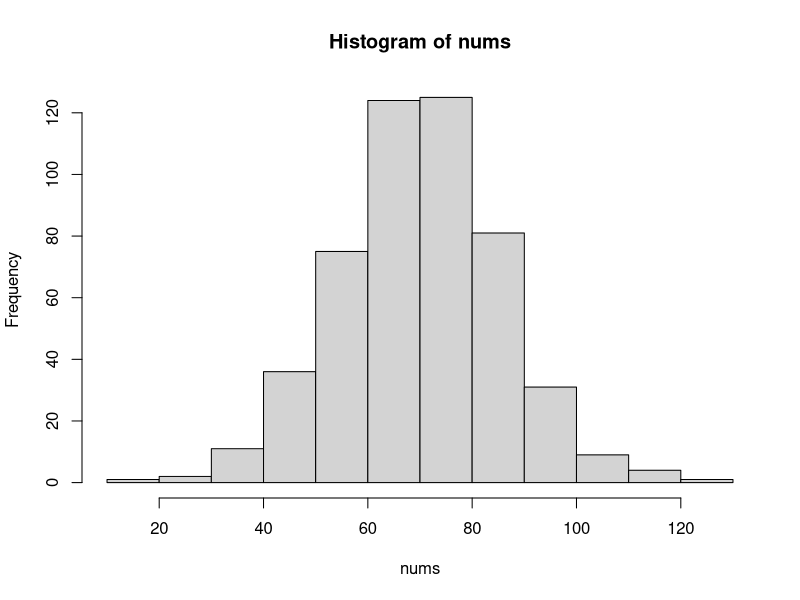
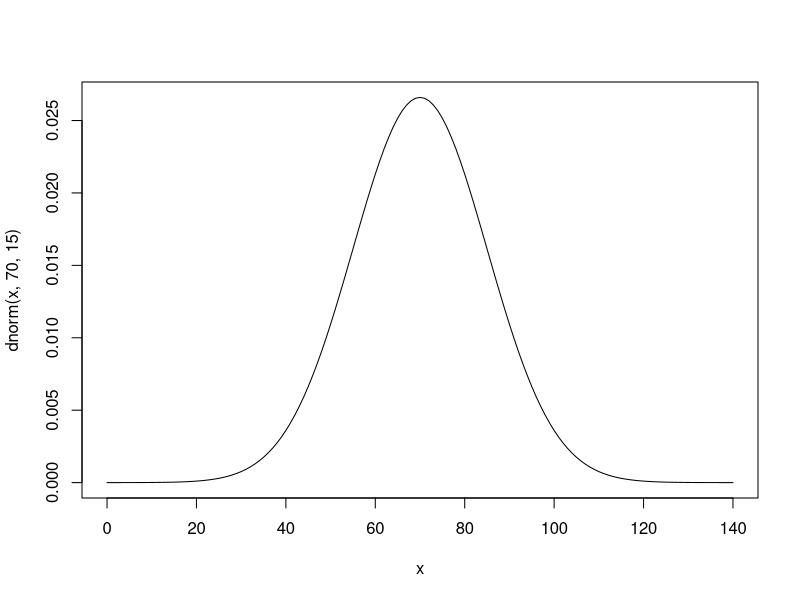
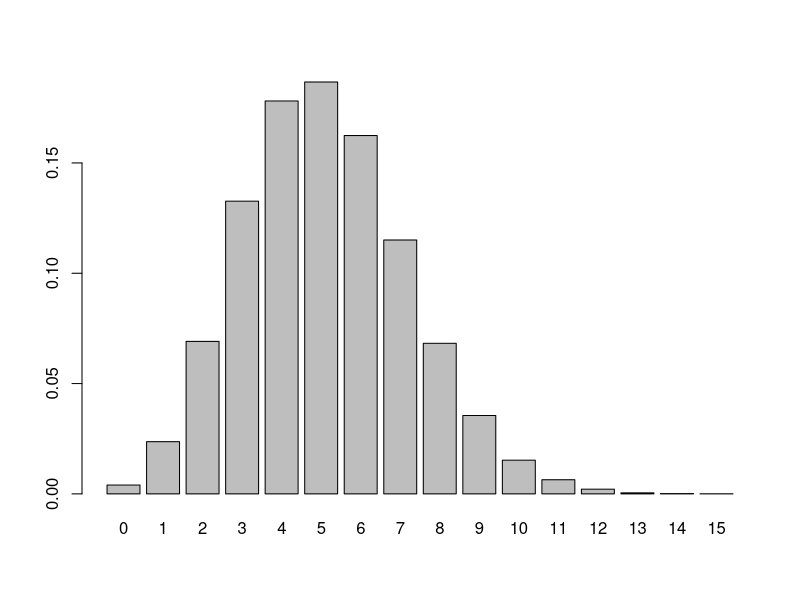
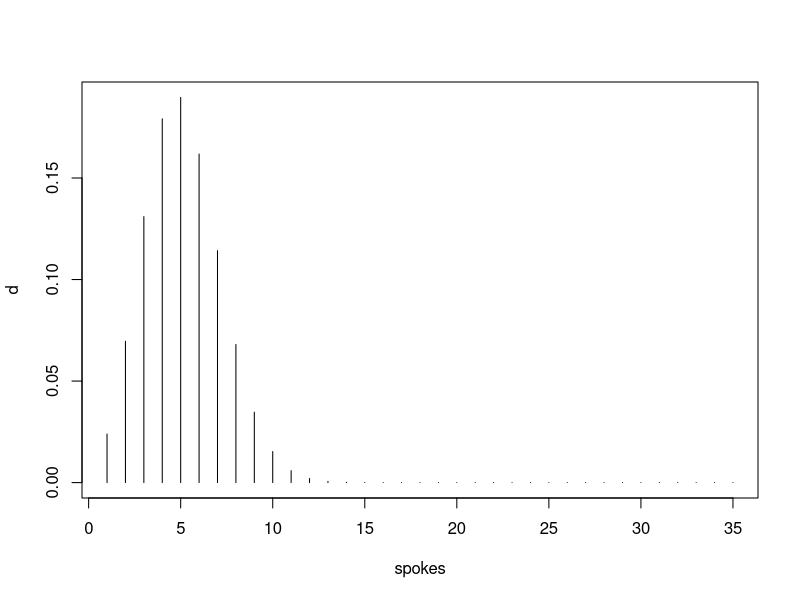
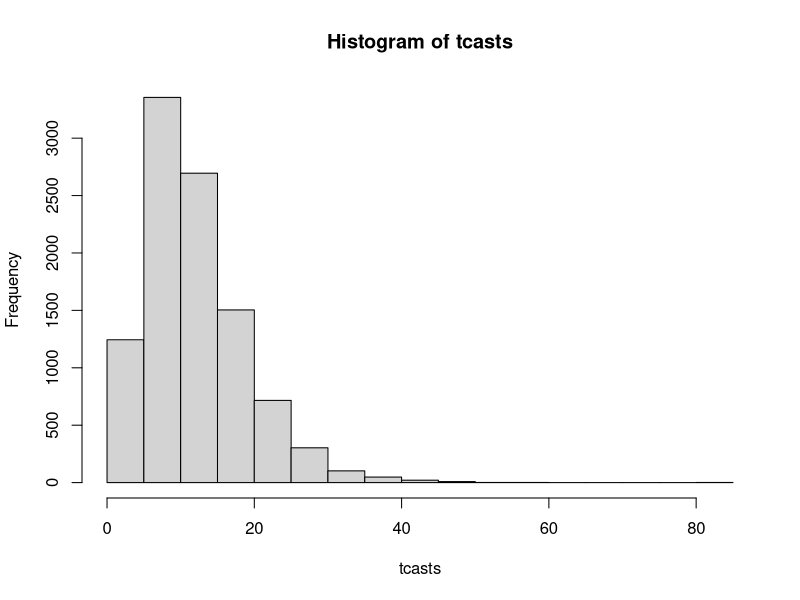
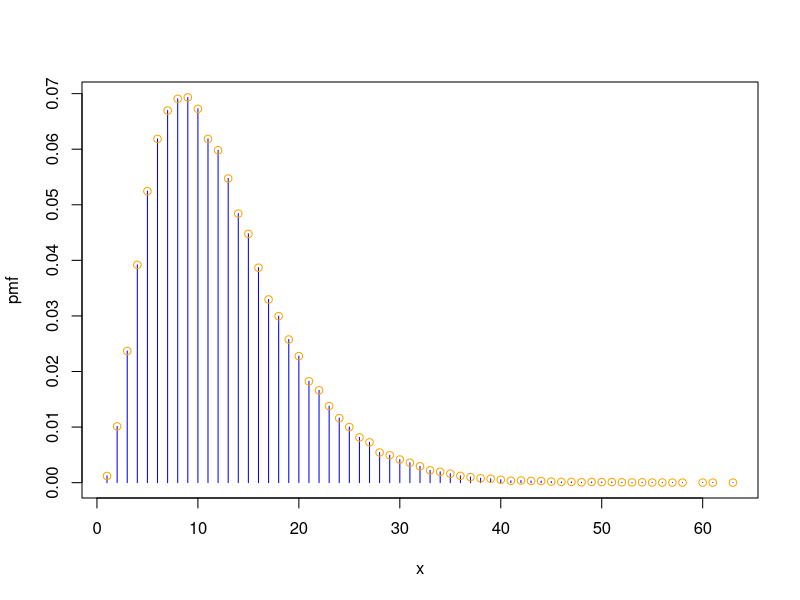

Here is the R script that generated these plots, in order:
############################
# Name: Aiden Metz         #
# STAT 331: Handout 8      #
############################

nums <- rnorm(500, 70, 15)
hist(nums)
summary(nums)
nums[which(nums<0)]<- 0
summary(nums)

x<-0:140
plot(x, dnorm(x, 70, 15), type="l")
pnorm(100, 70, 15)-pnorm(60, 70, 15)
mean(nums<100 & nums>60)

bnorm<- function(l, u, m=0, sd=1){
  pnorm(u, m, sd)-pnorm(l, m, sd)
}
bnorm(-1, 1)
bnorm(-2, 2)
bnorm(-3, 3)
bnorm(0, 140, 70, 15)
bnorm(55, 85, 70, 15)
bnorm(90, 110, 100, 10)
bnorm(60, 100, 70, 15)

flips <- sample(x=c("H", "T"), size=20, replace=T)
mean(flips=="H")

rbinom(1, 20, .5)

bin <- rbinom(100000, 34, .15)
barplot(prop.table(table(bin)))

spokes <- seq(from=1, to=35)
d <- dbinom(spokes, 34, .15)
plot(spokes, d, type="h")
sum(d)

1-pbinom(0, 10000, .001)
1-pbinom(9, 10000, .001)

tcasts<- c()
for (i in 1:10000){
  fish<-0
  casts<-0
  while(fish<3){
    cast<-sample(x=c("fish", "no fish"), size=5, prob=c(.05, .95), replace=T)
    casts <- casts+1
    fish<-fish+sum(cast=="fish")
  }
  tcasts <- c(tcasts, casts)
}
mean(tcasts)
sd(tcasts)
hist(tcasts)

tcasts<- c()
for (i in 1:100000){
  fish<-0
  casts<-0
  while(fish<3){
    fish<-fish+rbinom(1, 5, .05)
    casts <- casts+1
  }
  tcasts <- c(tcasts, casts)
}
rownames(table(tcasts))
simul.distn<-data.frame(x=rownames(table(tcasts)), pmf=as.numeric(prop.table(table(tcasts))))
plot(simul.distn, type="h", col="blue")
points(simul.distn$x, simul.distn$pmf, add=T, col="orange")

mu <- sum(as.numeric(simul.distn$x)*simul.distn$pmf)
mu
sqrt(sum((as.numeric(simul.distn$x)-mu)^2*simul.distn$pmf))
